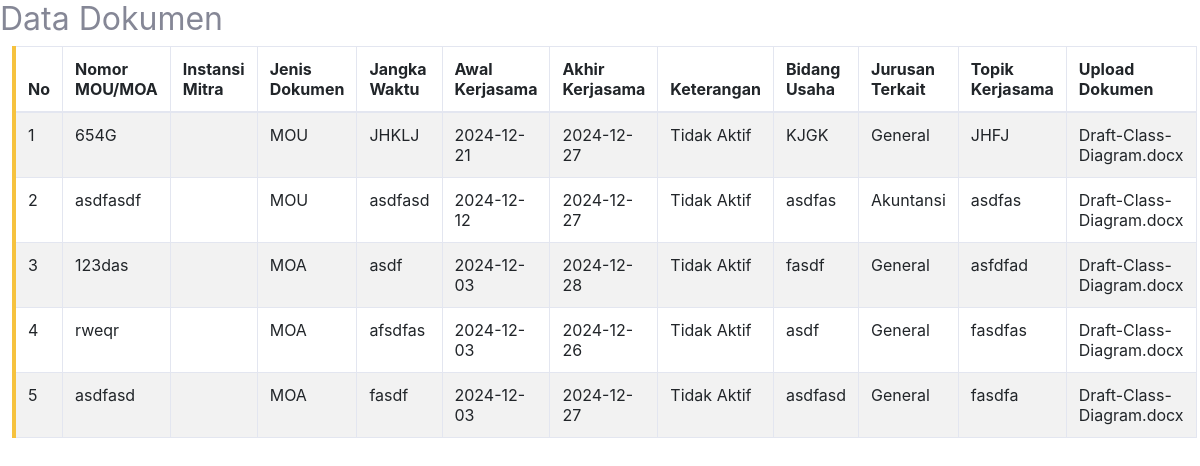
Page /jurusan/dokumen_jurusan.php on the committed database.
### tables this page shows
CREATE TABLE `tb_dokumen` (
  `id_dokumen` int NOT NULL,
  `no_dokumen` varchar(50) NOT NULL,
  `jenis_dokumen` enum('MOU','MOA','IA') NOT NULL,
  `jangka_waktu` varchar(25) NOT NULL,
  `awal_kerjasama` date NOT NULL,
  `akhir_kerjasama` date NOT NULL,
  `keterangan` enum('Aktif','Tidak Aktif') DEFAULT NULL,
  `bidang_usaha` varchar(50) NOT NULL,
  `jurusan_terkait` varchar(20) NOT NULL,
  `topik_kerjasama` varchar(50) NOT NULL,
  `link_dokumen` varchar(100) NOT NULL,
  `mitra_id` int DEFAULT NULL
);

### jurusan/dokumen_jurusan.php (the view)
<link rel="stylesheet" href="https://cdn.jsdelivr.net/npm/bootstrap-icons@1.11.3/font/bootstrap-icons.min.css">
<link href="https://cdn.jsdelivr.net/npm/bootstrap@5.3.0/dist/css/bootstrap.min.css" rel="stylesheet">
<link href="css/sb-admin-2.min.css" rel="stylesheet">
<h2>Data Dokumen</h2>
    <div class="table-responsive col-12">
        <table id="tabel-dokumen-jurusan" class="table table-bordered table-striped border-left-warning">
            <thead>
                <tr>
                    <th>No</th>
                    <th>Nomor MOU/MOA</th>
                    <th>Instansi Mitra</th>
                    <th>Jenis Dokumen</th>
                    <th>Jangka Waktu</th>
                    <th>Awal Kerjasama</th>
                    <th>Akhir Kerjasama</th>
                    <th>Keterangan</th>
                    <th>Bidang Usaha</th>
                    <th>Jurusan Terkait</th>
                    <th>Topik Kerjasama</th>
                    <th>Upload Dokumen</th>
                </tr>
            </thead>
            <tbody>
                <?php
            include ("../sikermaPNP/koneksi.php");
            $ambil = mysqli_query($koneksi,"SELECT * FROM tb_dokumen;");
            $no = 1;
            while($data_dokumen = mysqli_fetch_array($ambil)) {
            ?>
                <tr>
                    <td><?= $no ?></td>
                    <td><?= $data_dokumen['no_dokumen'] ?></td>
                    <td><?= $data_dokumen['instansi_mitra'] ?></td>
                    <td><?= $data_dokumen['jenis_dokumen'] ?></td>
                    <td><?= $data_dokumen['jangka_waktu'] ?></td>
                    <td><?= $data_dokumen['awal_kerjasama'] ?></td>
                    <td><?= $data_dokumen['akhir_kerjasama'] ?></td>
                    <td><?= $data_dokumen['keterangan'] ?></td>
                    <td><?= $data_dokumen['bidang_usaha'] ?></td>
                    <td><?= $data_dokumen['jurusan_terkait'] ?></td>
                    <td><?= $data_dokumen['topik_kerjasama'] ?></td>
                    <td><?= $data_dokumen['link_dokumen'] ?></td>
                </tr>
                <?php
            $no++;
        }
        ?>
            </tbody>
        </table>
    </div>

### rows in the picture
tb_dokumen: no_dokumen "654G", jenis_dokumen "MOU", jangka_waktu "JHKLJ", awal_kerjasama "2024-12-21", akhir_kerjasama "2024-12-27", keterangan "Tidak Aktif", bidang_usaha "KJGK", jurusan_terkait "General", topik_kerjasama "JHFJ", link_dokumen "Draft-Class-Diagram.docx"
tb_dokumen: no_dokumen "asdfasdf", jenis_dokumen "MOU", jangka_waktu "asdfasd", awal_kerjasama "2024-12-12", akhir_kerjasama "2024-12-27", keterangan "Tidak Aktif", bidang_usaha "asdfas", jurusan_terkait "Akuntansi", topik_kerjasama "asdfas", link_dokumen "Draft-Class-Diagram.docx"
tb_dokumen: no_dokumen "123das", jenis_dokumen "MOA", jangka_waktu "asdf", awal_kerjasama "2024-12-03", akhir_kerjasama "2024-12-28", keterangan "Tidak Aktif", bidang_usaha "fasdf", jurusan_terkait "General", topik_kerjasama "asfdfad", link_dokumen "Draft-Class-Diagram.docx"
tb_dokumen: no_dokumen "rweqr", jenis_dokumen "MOA", jangka_waktu "afsdfas", awal_kerjasama "2024-12-03", akhir_kerjasama "2024-12-26", keterangan "Tidak Aktif", bidang_usaha "asdf", jurusan_terkait "General", topik_kerjasama "fasdfas", link_dokumen "Draft-Class-Diagram.docx"
tb_dokumen: no_dokumen "asdfasd", jenis_dokumen "MOA", jangka_waktu "fasdf", awal_kerjasama "2024-12-03", akhir_kerjasama "2024-12-27", keterangan "Tidak Aktif", bidang_usaha "asdfasd", jurusan_terkait "General", topik_kerjasama "fasdfa", link_dokumen "Draft-Class-Diagram.docx"
